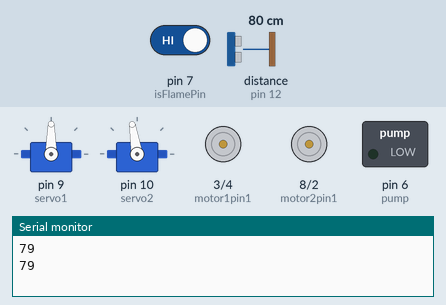
A sketch run on a simulated Arduino Uno, built with avr-gcc and run on an emulated ATmega328P. On the bench: 2 × servo, motor-driver pin pairs drawn as motors (green arrow = first pin HIGH = forward, orange = second pin HIGH = backward, longer = more drive, scaled by the enable pin), switched loads named in the sketch (green lamp = pin HIGH), the last lines printed to the serial monitor. Wiring (inferred from the names in the program): ultrasonic range finder: trigger pin 13; echo pin 12. The inputs (shaded band) are chosen by the test bench; at power-on: distance to the obstacle (sensor on pin 12) 80 cm, pin 7 (isFlamePin) HIGH. The echo pulse lasts 58.3 µs per cm; random numbers use the default seed unless the sketch sets one; pins used as bus, display or sensor lines are not drawn.

Above: at 1.0 s.
1.3 s: distance to the obstacle (sensor on pin 12) set to 23 cm
At 1.6 s:
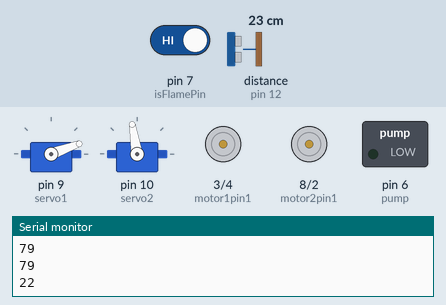
4.5 s: distance to the obstacle (sensor on pin 12) set to 19 cm
At 5.9 s:
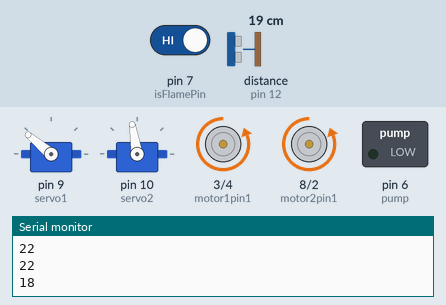
7.7 s: pin 7 (isFlamePin) driven LOW
10.9 s: pin 7 (isFlamePin) driven HIGH
At 13.5 s:
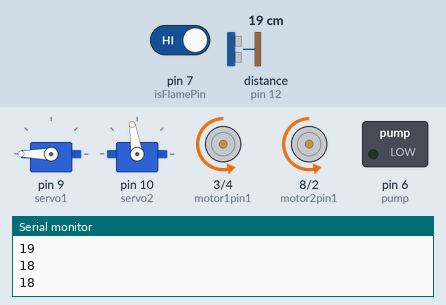
14.1 s: distance to the obstacle (sensor on pin 12) set to 35 cm
17.3 s: pin 7 (isFlamePin) driven LOW
At 19.5 s:
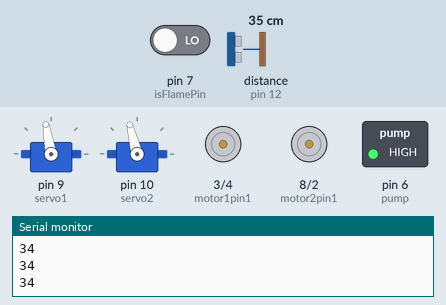
Timing chart, 0 to 20.8 s (numbered marks = the images above; inputs shaded):
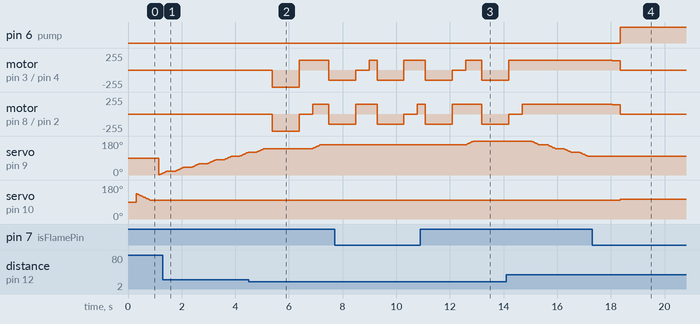

The sketch:

fire-fighter.ino
```cpp
#include <Servo.h>

Servo servo1, servo2;

int motor1pin1 = 3, motor1pin2 = 4, motor1pwm = 5;
int motor2pin1 = 8, motor2pin2 = 2, motor2pwm = 11;

int T = 13, E = 12, led = 0;

int duration, distance, temp, randomNumber;

int pump = 6;
int isFlamePin = 7, isFlame = HIGH;
int pos1 = 0, pos2 = 135;


void setup()
{
  configureItems(motor1pin1, motor1pin2, motor1pwm);
  configureItems(motor2pin1, motor2pin2, motor2pwm);

  pinMode(T, OUTPUT);
  pinMode(E, INPUT);

  pinMode(led, OUTPUT);

  configureFire();

  Serial.begin(9600);
}


void loop()
{
  int distance = calculateDistance();
  isFlame = digitalRead(isFlamePin);

  if(isFlame == LOW)
  {
    stopCar();
    operateFire();
    isFlame = digitalRead(isFlamePin);
  }

  else if (distance > 20 && isFlame == HIGH)
  {
    digitalWrite(pump, LOW);

    runServos();

    setSpeeds(140, 140);
    moveForward();
  }

  else if (distance < 20 && isFlame == HIGH)
  {
    digitalWrite(pump, LOW);
    avoidObstacle();
  }
}


// ------------------------------------ Car Functions --------------------------------------------

void configureItems(int motorpin1, int motorpin2, int motorpwm)
{
  pinMode(motorpin1, OUTPUT);
  pinMode(motorpin2, OUTPUT);
  pinMode(motorpwm, OUTPUT);
  digitalWrite(motorpwm, HIGH);
}


void forward(int motorpin1, int motorpin2)
{
  digitalWrite(motorpin1, HIGH);
  digitalWrite(motorpin2, LOW);
}


void reverse(int motorpin1, int motorpin2)
{
  digitalWrite(motorpin1, LOW);
  digitalWrite(motorpin2, HIGH);
}


void right()
{
  digitalWrite(motor2pin1, HIGH);
  digitalWrite(motor2pin2, LOW);

  digitalWrite(motor1pin1, LOW);
  digitalWrite(motor1pin2, LOW);
}


void left()
{
  digitalWrite(motor1pin1, HIGH);
  digitalWrite(motor1pin2, LOW);

  digitalWrite(motor2pin1, LOW);
  digitalWrite(motor2pin2, LOW);
}


int calculateDistance()
{
  digitalWrite(T, LOW);
  delayMicroseconds(2);
  digitalWrite(T, HIGH);
  delayMicroseconds(25);
  digitalWrite(T, LOW);
  duration = pulseIn(E, HIGH);
  distance = duration / (2 * 29.1);

  if (distance != 0)
  {
    temp = distance;
  }

  Serial.println(temp);
  delay(300);

  return temp;
}


void setSpeeds(int one, int two)
{
  analogWrite(motor1pwm, one);
  analogWrite(motor2pwm, two);
}


void avoidObstacle()
{
  moveBackward();
  delay(1000);

  setSpeeds(150, 150);

  randomNumber = random(0, 255);

  if (randomNumber < 123)
  {
    right();
  }
  else if (randomNumber > 123)
  {
    left();
  }

  delay(500);

  moveForward();
}


void moveForward()
{
  digitalWrite(led, HIGH);

  forward(motor1pin1, motor1pin2);
  forward(motor2pin1, motor2pin2);
}

void moveBackward()
{
  digitalWrite(led, LOW);

  reverse(motor1pin1, motor1pin2);
  reverse(motor2pin1, motor2pin2);
}

void stopCar()
{
  digitalWrite(motor1pin1, LOW);
  digitalWrite(motor1pin2, LOW);

  digitalWrite(motor2pin1, LOW);
  digitalWrite(motor2pin2, LOW);
}


// ------------------------------------------------ Fire Functions ------------------------------------------------

void configureFire()
{
  pinMode(pump, OUTPUT);
  pinMode(isFlamePin, INPUT);

  servo1.attach(9);
  servo2.attach(10);
}

void operateFire()
{
  servo1.write(pos1);
  servo2.write(pos2 + 5);
  digitalWrite(pump, HIGH);
}

void runServos()
{
  operateUp();
  operateMiddle();
  operateDown();
}

void moveLeftRight()
{
  while (pos1 <= 180)
  {
    if (pos1%20 == 0)
    {
      int distance = calculateDistance();

      if (distance < 20)
      {
        avoidObstacle();
      }
    }

    isFlame = digitalRead(isFlamePin);

    if (isFlame == LOW)
    {
      break;
    }

    pos1 += 1;
    servo1.write(pos1);
    delay(15);
  }

  while (pos1 >= 0)
  {
    if (pos1%20 == 0)
    {
      int distance = calculateDistance();

      if (distance < 20)
      {
        avoidObstacle();
      }
    }

    isFlame = digitalRead(isFlamePin);

    if (isFlame == LOW)
    {
      break;
    }

    pos1 -= 1;
    servo1.write(pos1);
    delay(15);
  }
}


void operateUp()
{
  while (pos2 >= 100)
  {
    isFlame = digitalRead(isFlamePin);

    if (isFlame == LOW)
    {
      break;
    }

    pos2 -= 1;
    servo2.write(pos2);
    delay(15);
  }

  moveLeftRight();
}


void operateMiddle()
{
  setRange(122);
}


void operateDown()
{
  setRange(135);
}


void setRange(int range)
{
  while (pos2 <= range)
  {
    isFlame = digitalRead(isFlamePin);

    if (isFlame == LOW)
    {
      break;
    }

    pos2 += 1;
    servo2.write(pos2);
    delay(15);
  }

  moveLeftRight();
}
```

Measured:
- the behaviour switches between 21 and 20 cm on distance to the obstacle (sensor on pin 12) (found by bisection; images 1 and 2)
- after the input at 10.9 s, servo on pin 9 (servo1): moves from 160° to 180° over 0.30 s, starting after 1.7 s
- after the input at 17.3 s, pin 6 (pump): LOW → HIGH after 1.1 s; motor on pin 3 (motor1pin1) / pin 4 (motor1pin2), motor on pin 8 (motor2pin1) / pin 2 (motor2pin2): forward 150/255 → forward 140/255 after 0.75 s, → stopped 0.30 s later
